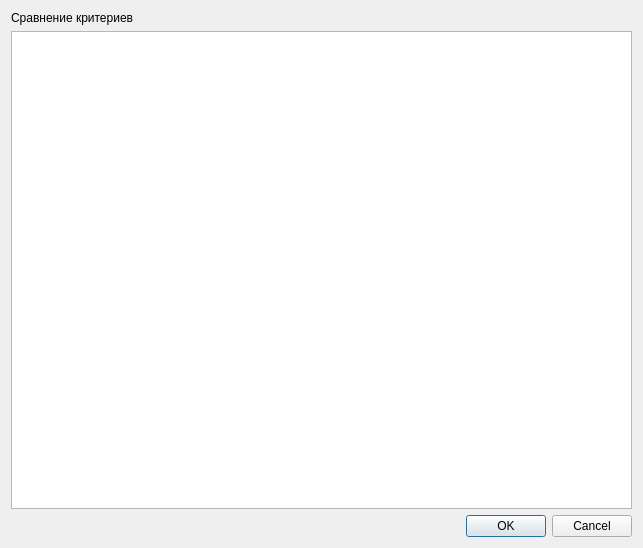
<?xml version="1.0" encoding="UTF-8"?>
<ui version="4.0">
 <class>CompareCriteriaDialog</class>
 <widget class="QDialog" name="CompareCriteriaDialog">
  <property name="geometry">
   <rect>
    <x>0</x>
    <y>0</y>
    <width>643</width>
    <height>548</height>
   </rect>
  </property>
  <property name="windowTitle">
   <string>Сравнение критериев</string>
  </property>
  <layout class="QVBoxLayout" name="verticalLayout_2">
   <item>
    <layout class="QVBoxLayout" name="verticalLayout">
     <item>
      <widget class="QLabel" name="label">
       <property name="text">
        <string>Сравнение критериев</string>
       </property>
      </widget>
     </item>
     <item>
      <widget class="QTableWidget" name="criteriaTableWidget"/>
     </item>
     <item>
      <widget class="QDialogButtonBox" name="buttonBox">
       <property name="standardButtons">
        <set>QDialogButtonBox::Cancel|QDialogButtonBox::Ok</set>
       </property>
      </widget>
     </item>
    </layout>
   </item>
  </layout>
 </widget>
 <resources/>
 <connections/>
</ui>
